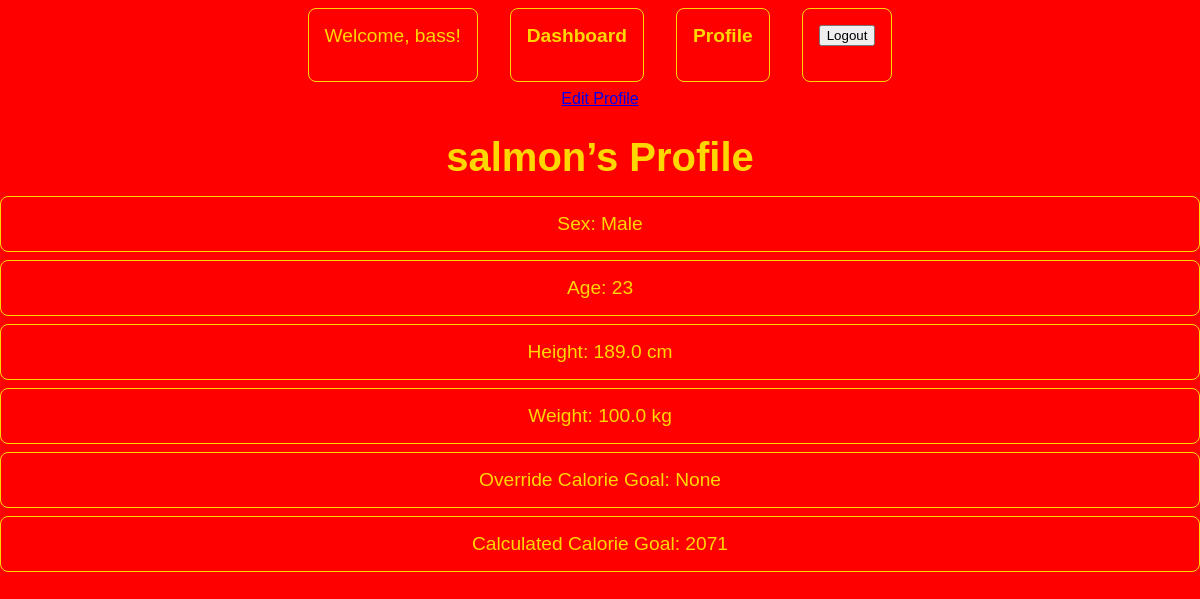
The page /project/profile/2/ (signed in) on the database its author committed.
### project/models.py (models this page shows, shortened)
class UserProfile(models.Model):
    user = models.OneToOneField(
        settings.AUTH_USER_MODEL,
        on_delete=models.CASCADE,
        related_name='profile'
    )
    sex_choices = [
        ('M', 'Male'),
        ('F', 'Female'),
        ('O', 'Other'),
    ]
    sex = models.CharField(max_length=1, choices=sex_choices, blank=True)
    override_calories_goal = models.IntegerField(blank=True, null=True)
    height = models.FloatField(blank=True, null=True)
    weight = models.FloatField(blank=True, null=True)
    age = models.IntegerField(blank=True, null=True)
    def calories_goal(self):
        if self.override_calories_goal:
            return self.override_calories_goal
        else:
            return self.auto_calories_goal()
    def auto_calories_goal(self):
        W = self.weight
        H= self.height
        A = self.age
        if self.sex == 'M':
            bmr = 10 * W + 6.25 * H - 5 * A + 5
        elif self.sex == 'F':
            bmr = 10 * W + 6.25 * H - 5 * A - 161
        elif self.sex == 'O':
            bmr_male = 10 * W + 6.25 * H - 5 * A + 5
            bmr_female = 10 * W + 6.25 * H - 5 * A - 161
            bmr = (bmr_male + bmr_female) / 2
        else:
            bmr = 10 * W + 6.25 * H - 5 * A
        return int(bmr)

### project/views.py (the view)
# urls.py: path('profile/<int:pk>/', ProfileView.as_view(), name='profile'),
class ProfileView(LoginRequiredMixin, DetailView):
    template_name = 'project/profile.html'
    model = UserProfile
    context_object_name = 'userProfile'

### project/templates/project/profile.html
{% extends "project/base.html" %}
{% block content %}
    <a href="{% url 'update_profile' userProfile.pk %}">Edit Profile</a>
  <h1>{{ userProfile.user.username }}’s Profile</h1>
  <ul>
    <li>Sex: {{ userProfile.get_sex_display }}</li>
    <li>Age: {{ userProfile.age }}</li>
    <li>Height: {{ userProfile.height }} cm</li>
    <li>Weight: {{ userProfile.weight }} kg</li>
    <li>Override Calorie Goal: {{ userProfile.override_calories_goal }}</li>
    <li>Calculated Calorie Goal: {{ userProfile.calories_goal }}</li>
  </ul>
{% endblock %}

### project/templates/project/base.html (shortened to what this page needs)
{% load static %}
<html>
  <head>
    <link rel="stylesheet" href="{% static 'styles.css' %}">
  </head>
  <body>
    <nav>
      <ul>
        {% if user.is_authenticated %}
          <li>Welcome, {{ user.username }}!</li>
            <li><a href="{% url 'main' %}">Dashboard</a></li>
          <li><a href="{% url 'profile' user.profile.pk %}">Profile</a></li>
          <li>
            <form action="{% url 'logout' %}" method="POST">
                <input type="submit" value="Logout">
            </form>
          </li>
        {% else %}
          <li>Please login or register for an account</li>
          <li><a href="{% url 'registration' %}">Register</a></li>
          <li><a href="{% url 'login' %}">Login</a></li>
        {% endif %}
      </ul>
    </nav>
    {% block content %}{% endblock %}
  </body>
</html>

### static/styles.css (style rules this page uses)
body { font-family: Arial, sans-serif; background-color: #f4f4f4; margin: 0; padding: 0; color: #ffd700; text-align: center; }
nav { padding: 0.5rem; }
nav ul { list-style: none; margin: 0; padding: 0; display: flex; justify-content: center; }
nav ul li { margin: 0 1rem; }
nav ul li a { color: #ffd700; text-decoration: none; font-weight: bold; }
h1 { color: #ffd700; text-align: center; margin-bottom: 1rem; font-size: 2.5rem; }
ul { padding: 0; list-style: none; }
ul li { background-color: red; color: #ffd700; margin: 0.5rem 0; padding: 1rem; font-size: 1.2rem; text-align: center; border: 1px solid #ffd700; border-radius: 8px; }
body::before { content: ""; background-color: red; opacity: 1; position: fixed; top: 0; left: 0; right: 0; bottom: 0; z-index: -1; }

### rows shown on the page
UserProfile: user.username "salmon", sex "Male", age "23", height "189.0", weight "100.0", override_calories_goal "None", calories_goal "2071"

### other values the page prints
{{ user.username }} "bass"
